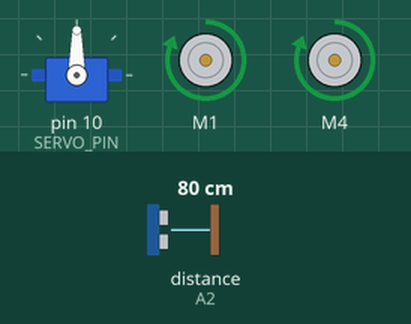
Recording of a sketch running on a simulated Arduino Uno, built with avr-gcc and run on an emulated ATmega328P. Shown: servo, 2 × DC motor (green arrow = forward, orange = backward, longer = faster). The inputs (shaded band) are chosen by the test bench; at power-on: distance to the obstacle (sensor on A2) 80 cm. The echo pulse lasts 58.3 µs per cm.

Above: at 1.3 s.
1.4 s: distance to the obstacle (sensor on A2) set to 34 cm
2.9 s: distance to the obstacle (sensor on A2) set to 28 cm
At 4.5 s:
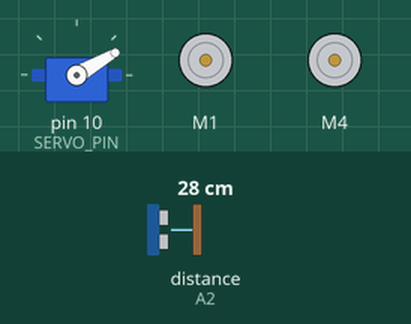
At 5.0 s:
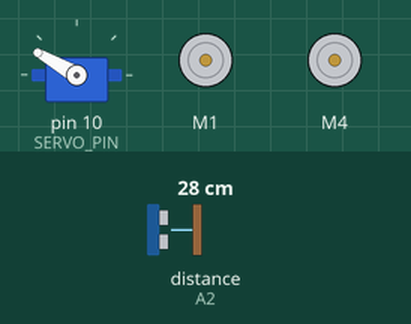
5.9 s: distance to the obstacle (sensor on A2) set to 35 cm
8.9 s: distance to the obstacle (sensor on A2) set to 2 cm
At 12.2 s:
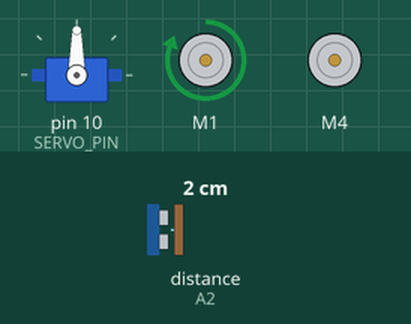
Timing chart, 0 to 12.9 s (numbered marks = the images above; inputs shaded):
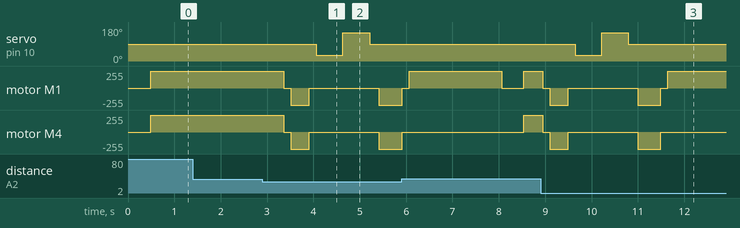

The sketch:

ObstacleBot_v2.ino
```cpp
#include <AFMotor.h>
#include <NewPing.h>
#include <Servo.h>

// --- 🎯 MOTOR CALIBRATION FACTORS (YOU MUST TUNE THESE!) ---
// If the robot veers RIGHT, reduce LEFT_CALIBRATION (e.g., 255 -> 230)
// If the robot veers LEFT, reduce RIGHT_CALIBRATION (e.g., 255 -> 230)
// Start at 255 and reduce the value for the stronger motor until the bot drives straight.
#define LEFT_CALIBRATION  255
#define RIGHT_CALIBRATION 255
// ----------------------------------------------------

AF_DCMotor motorLeft(1);
AF_DCMotor motorRight(4);

#define TRIG_PIN A1
#define ECHO_PIN A2
#define MAX_DISTANCE 400
NewPing sonar(TRIG_PIN, ECHO_PIN, MAX_DISTANCE);

Servo scanServo;
#define SERVO_PIN 10

// --- Utility Functions ---

unsigned int readAvg() {
  unsigned long sum = 0;
  for (int i=0; i<3; i++) {
    unsigned int d = sonar.ping_cm();
    if (d == 0) d = 400;
    sum += d;
    delay(40); // Delay between pings for stability
  }
  return sum / 3;
}

void stopBot() {
  motorLeft.run(RELEASE);
  motorRight.run(RELEASE);
  delay(150);
}

// Full power FORWARD, uses calibration to ensure straight line
void boostForward(int ms) {
  motorLeft.setSpeed(LEFT_CALIBRATION);
  motorRight.setSpeed(RIGHT_CALIBRATION);
  motorLeft.run(FORWARD);
  motorRight.run(FORWARD);
  delay(ms);
}

// Strong reverse to quickly gain distance from obstacle
void reverseSlow(int ms) {
  // Use maximum power possible (255) if the low-current batteries allow it,
  // adjusted by the calibration factor.
  motorLeft.setSpeed(LEFT_CALIBRATION);
  motorRight.setSpeed(RIGHT_CALIBRATION);
  motorLeft.run(BACKWARD);
  motorRight.run(BACKWARD);
  delay(ms);
  stopBot();
}

// Aggressive Power Pivot Left (Left drags, Right pushes)
void pivotLeftPower() {
  motorLeft.run(RELEASE);
  motorRight.setSpeed(RIGHT_CALIBRATION);
  motorRight.run(FORWARD);
  delay(2000);   // AGGRESSIVE DURATION for heavy chassis
  stopBot();
}

// Aggressive Power Pivot Right (Right drags, Left pushes)
void pivotRightPower() {
  motorRight.run(RELEASE);
  motorLeft.setSpeed(LEFT_CALIBRATION);
  motorLeft.run(FORWARD);
  delay(2000); // AGGRESSIVE DURATION for heavy chassis
  stopBot();
}

// --- Setup and Loop ---

void setup() {
  Serial.begin(9600);
  scanServo.attach(SERVO_PIN);
  scanServo.write(90);
  stopBot();
}

void loop() {
  scanServo.write(90);
  delay(200);
  unsigned int front = readAvg();

  // 1. Go Forward if Clear
  if (front > 30) {
    boostForward(80);
    return;
  }

  // 2. Stop and Reverse
  stopBot();
  reverseSlow(400);  // Reverse before scan

  // 3. Scan Left
  scanServo.write(30);
  delay(450);
  unsigned int left = readAvg();

  // 4. Scan Right
  scanServo.write(150);
  delay(450);
  unsigned int right = readAvg();

  scanServo.write(90); // Return servo to center
  delay(200);

  // 5. Decision Making
  // Use a safety buffer (5cm) to prevent flickering
  if (left > right + 5) {
    pivotLeftPower();
  } else if (right > left + 5) {
    pivotRightPower();
  } else {
    // If distances are similar (dead-end), reverse again and choose a default turn.
    reverseSlow(500);
    pivotRightPower(); // Default turn bias is Right
  }
}
```

Measured:
- the behaviour switches between 31 and 30 cm on distance to the obstacle (sensor on A2) (found by bisection; images 0 and 1)
- after the input at 1.4 s, every drawn part: stays the same
- after the input at 2.9 s, servo on pin 10 (SERVO_PIN): 90° → 30° after 1.2 s, → 150° 0.58 s later, → 90° 0.58 s later; motor M1, motor M4: forward 255/255 → stopped after 0.46 s, → backward 255/255 0.15 s later, → stopped 0.40 s later, → backward 255/255 1.5 s later
- after the input at 8.9 s, servo on pin 10 (SERVO_PIN): 90° → 30° after 0.75 s, → 150° 0.57 s later, → 90° 0.57 s later; motor M1: forward 255/255 → stopped after 0.05 s, → backward 255/255 0.15 s later, → stopped 0.40 s later, → backward 255/255 1.5 s later, … (6 changes in this stretch)
